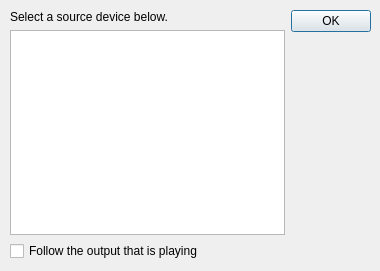
<ui version="4.0" >
 <class>pipeWireDeviceChooserDialog</class>
 <widget class="QDialog" name="pipeWireDeviceChooserDialog" >
  <property name="geometry" >
   <rect>
    <x>0</x>
    <y>0</y>
    <width>380</width>
    <height>271</height>
   </rect>
  </property>
  <property name="windowTitle" >
   <string>PipeWire Audio Settings</string>
  </property>
  <widget class="QWidget" name="layoutWidget" >
   <property name="geometry" >
    <rect>
     <x>10</x>
     <y>10</y>
     <width>361</width>
     <height>251</height>
    </rect>
   </property>
   <layout class="QHBoxLayout" >
    <item>
     <layout class="QVBoxLayout" >
      <item>
       <widget class="QLabel" name="label" >
        <property name="text" >
         <string>Select a source device below.</string>
        </property>
       </widget>
      </item>
      <item>
       <widget class="QListView" name="devicesListView" >
        <property name="toolTip" >
         <string>&lt;html>&lt;head>&lt;meta name="qrichtext" content="1" />&lt;style type="text/css">
p, li { white-space: pre-wrap; }
&lt;/style>&lt;/head>&lt;body style=" font-family:'Sans Serif'; font-size:10pt; font-weight:400; font-style:normal;">
&lt;p style=" margin-top:0px; margin-bottom:0px; margin-left:0px; margin-right:0px; -qt-block-indent:0; text-indent:0px;">Double click a source device to activate it.&lt;/p>&lt;/body>&lt;/html></string>
        </property>
        <property name="autoFillBackground" >
         <bool>true</bool>
        </property>
        <property name="viewMode" >
         <enum>QListView::ListMode</enum>
        </property>
       </widget>
      </item>
      <item>
       <widget class="QCheckBox" name="tryFirstAvailableMonitorCheckBox" >
        <property name="toolTip" >
         <string>Visualizes the output device that audio is currently playing on, or the default output if nothing is playing. Recommended unless you want to pick a device yourself.</string>
        </property>
        <property name="text" >
         <string>Follow the output that is playing</string>
        </property>
       </widget>
      </item>
     </layout>
    </item>
    <item>
     <widget class="QDialogButtonBox" name="buttonBox" >
      <property name="orientation" >
       <enum>Qt::Vertical</enum>
      </property>
      <property name="standardButtons" >
       <set>QDialogButtonBox::Ok</set>
      </property>
     </widget>
    </item>
   </layout>
  </widget>
 </widget>
 <resources/>
 <connections>
  <connection>
   <sender>buttonBox</sender>
   <signal>rejected()</signal>
   <receiver>pipeWireDeviceChooserDialog</receiver>
   <slot>reject()</slot>
   <hints>
    <hint type="sourcelabel" >
     <x>316</x>
     <y>260</y>
    </hint>
    <hint type="destinationlabel" >
     <x>286</x>
     <y>274</y>
    </hint>
   </hints>
  </connection>
  <connection>
   <sender>buttonBox</sender>
   <signal>accepted()</signal>
   <receiver>pipeWireDeviceChooserDialog</receiver>
   <slot>accept()</slot>
   <hints>
    <hint type="sourcelabel" >
     <x>248</x>
     <y>254</y>
    </hint>
    <hint type="destinationlabel" >
     <x>157</x>
     <y>274</y>
    </hint>
   </hints>
  </connection>
 </connections>
</ui>
